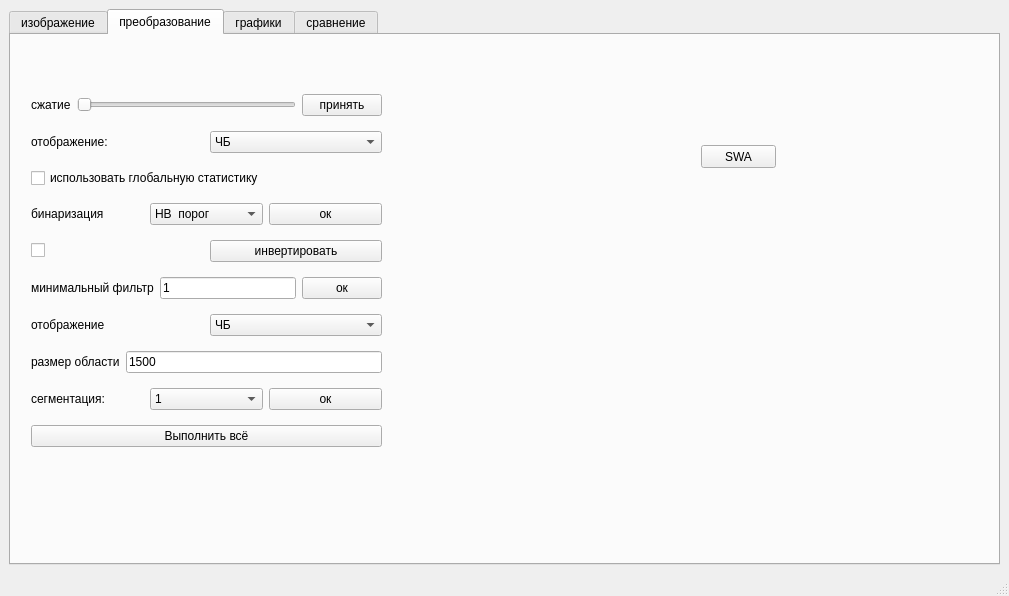
<?xml version="1.0" encoding="UTF-8"?>
<ui version="4.0">
 <class>MainWindow</class>
 <widget class="QMainWindow" name="MainWindow">
  <property name="geometry">
   <rect>
    <x>0</x>
    <y>0</y>
    <width>1009</width>
    <height>596</height>
   </rect>
  </property>
  <property name="windowTitle">
   <string>MainWindow</string>
  </property>
  <widget class="QWidget" name="centralwidget">
   <layout class="QGridLayout" name="gridLayout">
    <item row="0" column="0">
     <widget class="QTabWidget" name="tabWidget">
      <property name="currentIndex">
       <number>1</number>
      </property>
      <widget class="QWidget" name="tab">
       <attribute name="title">
        <string>изображение</string>
       </attribute>
       <layout class="QGridLayout" name="gridLayout_2">
        <item row="0" column="0">
         <layout class="QVBoxLayout" name="verticalLayout">
          <item>
           <layout class="QHBoxLayout" name="horizontalLayout">
            <item>
             <widget class="QSlider" name="Slider">
              <property name="minimum">
               <number>1</number>
              </property>
              <property name="maximum">
               <number>200</number>
              </property>
              <property name="value">
               <number>99</number>
              </property>
              <property name="orientation">
               <enum>Qt::Horizontal</enum>
              </property>
              <property name="tickPosition">
               <enum>QSlider::TicksAbove</enum>
              </property>
              <property name="tickInterval">
               <number>10</number>
              </property>
             </widget>
            </item>
            <item>
             <widget class="QLabel" name="scale">
              <property name="text">
               <string/>
              </property>
             </widget>
            </item>
            <item>
             <widget class="QPushButton" name="apply">
              <property name="text">
               <string>Применить</string>
              </property>
             </widget>
            </item>
            <item>
             <widget class="QCheckBox" name="checkBox">
              <property name="text">
               <string>выделение</string>
              </property>
             </widget>
            </item>
            <item>
             <widget class="QComboBox" name="comboBox"/>
            </item>
            <item>
             <widget class="QLabel" name="label_cnt">
              <property name="text">
               <string/>
              </property>
             </widget>
            </item>
            <item>
             <widget class="QPushButton" name="cancel">
              <property name="text">
               <string>отменить</string>
              </property>
             </widget>
            </item>
            <item>
             <widget class="QPushButton" name="open">
              <property name="text">
               <string>открыть</string>
              </property>
             </widget>
            </item>
            <item>
             <widget class="QPushButton" name="save">
              <property name="text">
               <string>сохранить</string>
              </property>
             </widget>
            </item>
           </layout>
          </item>
          <item>
           <widget class="QScrollArea" name="scrollArea">
            <property name="layoutDirection">
             <enum>Qt::LeftToRight</enum>
            </property>
            <property name="widgetResizable">
             <bool>true</bool>
            </property>
            <property name="alignment">
             <set>Qt::AlignCenter</set>
            </property>
            <widget class="QWidget" name="scrollAreaWidgetContents">
             <property name="geometry">
              <rect>
               <x>0</x>
               <y>0</y>
               <width>963</width>
               <height>423</height>
              </rect>
             </property>
             <property name="layoutDirection">
              <enum>Qt::LeftToRight</enum>
             </property>
             <layout class="QGridLayout" name="gridLayout_3">
              <item row="0" column="0">
               <widget class="my_label" name="label_main">
                <property name="sizePolicy">
                 <sizepolicy hsizetype="Maximum" vsizetype="Maximum">
                  <horstretch>0</horstretch>
                  <verstretch>0</verstretch>
                 </sizepolicy>
                </property>
                <property name="text">
                 <string/>
                </property>
               </widget>
              </item>
             </layout>
            </widget>
           </widget>
          </item>
          <item>
           <layout class="QHBoxLayout" name="horizontalLayout_2">
            <item>
             <widget class="QLabel" name="label_dir">
              <property name="text">
               <string/>
              </property>
             </widget>
            </item>
            <item>
             <widget class="QLabel" name="label_4">
              <property name="text">
               <string>Сегменты:</string>
              </property>
             </widget>
            </item>
            <item>
             <widget class="QLabel" name="label_5">
              <property name="text">
               <string/>
              </property>
             </widget>
            </item>
            <item>
             <widget class="QLabel" name="label_6">
              <property name="text">
               <string>Олени:</string>
              </property>
             </widget>
            </item>
            <item>
             <widget class="QLabel" name="label_7">
              <property name="text">
               <string/>
              </property>
             </widget>
            </item>
            <item>
             <spacer name="horizontalSpacer">
              <property name="orientation">
               <enum>Qt::Horizontal</enum>
              </property>
              <property name="sizeHint" stdset="0">
               <size>
                <width>40</width>
                <height>20</height>
               </size>
              </property>
             </spacer>
            </item>
            <item>
             <widget class="QPushButton" name="segmentation">
              <property name="text">
               <string>сегментация</string>
              </property>
             </widget>
            </item>
            <item>
             <widget class="QPushButton" name="binarization">
              <property name="text">
               <string>бинаризация</string>
              </property>
             </widget>
            </item>
            <item>
             <widget class="QPushButton" name="source">
              <property name="text">
               <string>исходное</string>
              </property>
             </widget>
            </item>
            <item>
             <widget class="QPushButton" name="manual">
              <property name="text">
               <string>справка</string>
              </property>
             </widget>
            </item>
           </layout>
          </item>
         </layout>
        </item>
       </layout>
      </widget>
      <widget class="QWidget" name="tab_3">
       <attribute name="title">
        <string>преобразование</string>
       </attribute>
       <widget class="QWidget" name="layoutWidget">
        <property name="geometry">
         <rect>
          <x>20</x>
          <y>50</y>
          <width>351</width>
          <height>381</height>
         </rect>
        </property>
        <layout class="QVBoxLayout" name="verticalLayout_2">
         <item>
          <layout class="QHBoxLayout" name="horizontalLayout_3">
           <item>
            <widget class="QLabel" name="label">
             <property name="text">
              <string>сжатие</string>
             </property>
            </widget>
           </item>
           <item>
            <widget class="QSlider" name="horizontalSlider">
             <property name="orientation">
              <enum>Qt::Horizontal</enum>
             </property>
             <property name="tickPosition">
              <enum>QSlider::NoTicks</enum>
             </property>
            </widget>
           </item>
           <item>
            <widget class="QPushButton" name="pushButton">
             <property name="text">
              <string>принять</string>
             </property>
            </widget>
           </item>
          </layout>
         </item>
         <item>
          <layout class="QHBoxLayout" name="horizontalLayout_4">
           <item>
            <widget class="QLabel" name="label_2">
             <property name="text">
              <string>отображение:</string>
             </property>
            </widget>
           </item>
           <item>
            <widget class="QComboBox" name="comboBox_2">
             <item>
              <property name="text">
               <string>ЧБ</string>
              </property>
             </item>
             <item>
              <property name="text">
               <string>поверх оригинала</string>
              </property>
             </item>
            </widget>
           </item>
          </layout>
         </item>
         <item>
          <widget class="QCheckBox" name="checkBox_2">
           <property name="text">
            <string>использовать глобальную статистику</string>
           </property>
          </widget>
         </item>
         <item>
          <layout class="QHBoxLayout" name="horizontalLayout_5">
           <item>
            <widget class="QLabel" name="label_3">
             <property name="text">
              <string>бинаризация</string>
             </property>
            </widget>
           </item>
           <item>
            <widget class="QComboBox" name="comboBox_3">
             <item>
              <property name="text">
               <string>HB  порог</string>
              </property>
             </item>
             <item>
              <property name="text">
               <string>К-средних</string>
              </property>
             </item>
            </widget>
           </item>
           <item>
            <widget class="QPushButton" name="pushButton_2">
             <property name="text">
              <string>ок</string>
             </property>
            </widget>
           </item>
          </layout>
         </item>
         <item>
          <layout class="QHBoxLayout" name="horizontalLayout_6">
           <item>
            <widget class="QCheckBox" name="checkBox_3">
             <property name="text">
              <string/>
             </property>
            </widget>
           </item>
           <item>
            <widget class="QPushButton" name="pushButton_3">
             <property name="text">
              <string>инвертировать</string>
             </property>
            </widget>
           </item>
          </layout>
         </item>
         <item>
          <layout class="QHBoxLayout" name="horizontalLayout_7">
           <item>
            <widget class="QLabel" name="label_8">
             <property name="text">
              <string>минимальный фильтр</string>
             </property>
            </widget>
           </item>
           <item>
            <widget class="QLineEdit" name="lineEdit">
             <property name="text">
              <string>1</string>
             </property>
            </widget>
           </item>
           <item>
            <widget class="QPushButton" name="pushButton_4">
             <property name="text">
              <string>ок</string>
             </property>
            </widget>
           </item>
          </layout>
         </item>
         <item>
          <layout class="QHBoxLayout" name="horizontalLayout_8">
           <item>
            <widget class="QLabel" name="label_9">
             <property name="text">
              <string>отображение</string>
             </property>
            </widget>
           </item>
           <item>
            <widget class="QComboBox" name="comboBox_4">
             <item>
              <property name="text">
               <string>ЧБ</string>
              </property>
             </item>
             <item>
              <property name="text">
               <string>поверх оригинала</string>
              </property>
             </item>
            </widget>
           </item>
          </layout>
         </item>
         <item>
          <layout class="QHBoxLayout" name="horizontalLayout_9">
           <item>
            <widget class="QLabel" name="label_10">
             <property name="text">
              <string>размер области</string>
             </property>
            </widget>
           </item>
           <item>
            <widget class="QLineEdit" name="lineEdit_2">
             <property name="text">
              <string>1500</string>
             </property>
            </widget>
           </item>
          </layout>
         </item>
         <item>
          <layout class="QHBoxLayout" name="horizontalLayout_10">
           <item>
            <widget class="QLabel" name="label_11">
             <property name="text">
              <string>сегментация:</string>
             </property>
            </widget>
           </item>
           <item>
            <widget class="QComboBox" name="comboBox_5">
             <item>
              <property name="text">
               <string>1</string>
              </property>
             </item>
            </widget>
           </item>
           <item>
            <widget class="QPushButton" name="pushButton_5">
             <property name="text">
              <string>ок</string>
             </property>
            </widget>
           </item>
          </layout>
         </item>
         <item>
          <widget class="QPushButton" name="pushButton_6">
           <property name="text">
            <string>Выполнить всё</string>
           </property>
          </widget>
         </item>
        </layout>
       </widget>
       <widget class="QPushButton" name="pushButton_7">
        <property name="geometry">
         <rect>
          <x>690</x>
          <y>110</y>
          <width>75</width>
          <height>23</height>
         </rect>
        </property>
        <property name="text">
         <string>SWA</string>
        </property>
       </widget>
      </widget>
      <widget class="QWidget" name="tab_4">
       <attribute name="title">
        <string>графики</string>
       </attribute>
       <layout class="QGridLayout" name="gridLayout_4">
        <item row="0" column="0">
         <widget class="QCustomPlot" name="customPlot" native="true"/>
        </item>
       </layout>
      </widget>
      <widget class="QWidget" name="tab_2">
       <attribute name="title">
        <string>cравнение</string>
       </attribute>
       <widget class="QPushButton" name="pushButton_12">
        <property name="geometry">
         <rect>
          <x>20</x>
          <y>10</y>
          <width>85</width>
          <height>23</height>
         </rect>
        </property>
        <property name="text">
         <string>Выбрать папку</string>
        </property>
       </widget>
       <widget class="QWidget" name="layoutWidget_5">
        <property name="geometry">
         <rect>
          <x>320</x>
          <y>100</y>
          <width>291</width>
          <height>271</height>
         </rect>
        </property>
        <layout class="QVBoxLayout" name="verticalLayout_3">
         <item>
          <widget class="QLabel" name="label_20">
           <property name="text">
            <string>Сжатие</string>
           </property>
          </widget>
         </item>
         <item>
          <layout class="QHBoxLayout" name="horizontalLayout_17">
           <item>
            <widget class="QSlider" name="Slider2_3">
             <property name="tabletTracking">
              <bool>false</bool>
             </property>
             <property name="minimum">
              <number>1</number>
             </property>
             <property name="maximum">
              <number>100</number>
             </property>
             <property name="pageStep">
              <number>1</number>
             </property>
             <property name="value">
              <number>100</number>
             </property>
             <property name="orientation">
              <enum>Qt::Horizontal</enum>
             </property>
             <property name="tickPosition">
              <enum>QSlider::TicksAbove</enum>
             </property>
             <property name="tickInterval">
              <number>5</number>
             </property>
            </widget>
           </item>
           <item>
            <widget class="QLabel" name="label_24">
             <property name="text">
              <string>1</string>
             </property>
            </widget>
           </item>
          </layout>
         </item>
         <item>
          <layout class="QHBoxLayout" name="horizontalLayout_18">
           <item>
            <widget class="QLabel" name="label_25">
             <property name="text">
              <string>бинаризация</string>
             </property>
            </widget>
           </item>
           <item>
            <widget class="QComboBox" name="comboBox_8">
             <item>
              <property name="text">
               <string>HB порог</string>
              </property>
             </item>
             <item>
              <property name="text">
               <string>К-средних</string>
              </property>
             </item>
            </widget>
           </item>
          </layout>
         </item>
         <item>
          <layout class="QHBoxLayout" name="horizontalLayout_19">
           <item>
            <widget class="QLabel" name="label_26">
             <property name="text">
              <string>отображение бинаризации:</string>
             </property>
            </widget>
           </item>
           <item>
            <widget class="QComboBox" name="comboBox_10">
             <item>
              <property name="text">
               <string>ЧБ</string>
              </property>
             </item>
             <item>
              <property name="text">
               <string>Поверх оригинала</string>
              </property>
             </item>
            </widget>
           </item>
          </layout>
         </item>
         <item>
          <widget class="QCheckBox" name="checkBox_13">
           <property name="text">
            <string>инвертировать</string>
           </property>
          </widget>
         </item>
         <item>
          <layout class="QHBoxLayout" name="horizontalLayout_20">
           <item>
            <widget class="QLabel" name="label_27">
             <property name="text">
              <string>Мин размер области</string>
             </property>
            </widget>
           </item>
           <item>
            <widget class="QLineEdit" name="line2_3">
             <property name="text">
              <string>1500</string>
             </property>
            </widget>
           </item>
          </layout>
         </item>
         <item>
          <layout class="QHBoxLayout" name="horizontalLayout_21">
           <item>
            <widget class="QLabel" name="label_28">
             <property name="text">
              <string>отображение сегментации:</string>
             </property>
            </widget>
           </item>
           <item>
            <widget class="QComboBox" name="comboBox_11">
             <item>
              <property name="text">
               <string>ЧБ</string>
              </property>
             </item>
             <item>
              <property name="text">
               <string>Поверх оригинала</string>
              </property>
             </item>
            </widget>
           </item>
          </layout>
         </item>
         <item>
          <layout class="QHBoxLayout" name="horizontalLayout_22">
           <item>
            <widget class="QLabel" name="label_29">
             <property name="text">
              <string>минимальный фильтр</string>
             </property>
            </widget>
           </item>
           <item>
            <widget class="QLineEdit" name="line3_3">
             <property name="text">
              <string>0</string>
             </property>
            </widget>
           </item>
          </layout>
         </item>
         <item>
          <widget class="QCheckBox" name="checkBox_5">
           <property name="text">
            <string/>
           </property>
          </widget>
         </item>
         <item>
          <widget class="QCheckBox" name="checkBox_6">
           <property name="text">
            <string>Использовать глобальную статистику</string>
           </property>
          </widget>
         </item>
        </layout>
       </widget>
       <widget class="QWidget" name="layoutWidget_9">
        <property name="geometry">
         <rect>
          <x>630</x>
          <y>100</y>
          <width>291</width>
          <height>271</height>
         </rect>
        </property>
        <layout class="QVBoxLayout" name="verticalLayout_4">
         <item>
          <widget class="QLabel" name="label_30">
           <property name="text">
            <string>Сжатие</string>
           </property>
          </widget>
         </item>
         <item>
          <layout class="QHBoxLayout" name="horizontalLayout_23">
           <item>
            <widget class="QSlider" name="Slider2_4">
             <property name="tabletTracking">
              <bool>false</bool>
             </property>
             <property name="minimum">
              <number>1</number>
             </property>
             <property name="maximum">
              <number>100</number>
             </property>
             <property name="pageStep">
              <number>1</number>
             </property>
             <property name="value">
              <number>100</number>
             </property>
             <property name="orientation">
              <enum>Qt::Horizontal</enum>
             </property>
             <property name="tickPosition">
              <enum>QSlider::TicksAbove</enum>
             </property>
             <property name="tickInterval">
              <number>5</number>
             </property>
            </widget>
           </item>
           <item>
            <widget class="QLabel" name="label_31">
             <property name="lineWidth">
              <number>1</number>
             </property>
             <property name="text">
              <string>1</string>
             </property>
             <property name="textFormat">
              <enum>Qt::AutoText</enum>
             </property>
            </widget>
           </item>
          </layout>
         </item>
         <item>
          <layout class="QHBoxLayout" name="horizontalLayout_24">
           <item>
            <widget class="QLabel" name="label_32">
             <property name="text">
              <string>бинаризация</string>
             </property>
            </widget>
           </item>
           <item>
            <widget class="QComboBox" name="comboBox_12">
             <item>
              <property name="text">
               <string>HB порог</string>
              </property>
             </item>
             <item>
              <property name="text">
               <string>К-средних</string>
              </property>
             </item>
            </widget>
           </item>
          </layout>
         </item>
         <item>
          <layout class="QHBoxLayout" name="horizontalLayout_25">
           <item>
            <widget class="QLabel" name="label_33">
             <property name="text">
              <string>отображение бинаризации:</string>
             </property>
            </widget>
           </item>
           <item>
            <widget class="QComboBox" name="comboBox_13">
             <item>
              <property name="text">
               <string>ЧБ</string>
              </property>
             </item>
             <item>
              <property name="text">
               <string>Поверх оригинала</string>
              </property>
             </item>
            </widget>
           </item>
          </layout>
         </item>
         <item>
          <widget class="QCheckBox" name="checkBox_14">
           <property name="text">
            <string>инвертировать</string>
           </property>
          </widget>
         </item>
         <item>
          <layout class="QHBoxLayout" name="horizontalLayout_26">
           <item>
            <widget class="QLabel" name="label_34">
             <property name="text">
              <string>Мин размер области</string>
             </property>
            </widget>
           </item>
           <item>
            <widget class="QLineEdit" name="line2_4">
             <property name="text">
              <string>1500</string>
             </property>
            </widget>
           </item>
          </layout>
         </item>
         <item>
          <layout class="QHBoxLayout" name="horizontalLayout_27">
           <item>
            <widget class="QLabel" name="label_35">
             <property name="text">
              <string>отображение сегментации:</string>
             </property>
            </widget>
           </item>
           <item>
            <widget class="QComboBox" name="comboBox_14">
             <item>
              <property name="text">
               <string>ЧБ</string>
              </property>
             </item>
             <item>
              <property name="text">
               <string>Поверх оригинала</string>
              </property>
             </item>
            </widget>
           </item>
          </layout>
         </item>
         <item>
          <layout class="QHBoxLayout" name="horizontalLayout_28">
           <item>
            <widget class="QLabel" name="label_36">
             <property name="text">
              <string>минимальный фильтр</string>
             </property>
            </widget>
           </item>
           <item>
            <widget class="QLineEdit" name="line3_4">
             <property name="text">
              <string>0</string>
             </property>
            </widget>
           </item>
          </layout>
         </item>
         <item>
          <widget class="QCheckBox" name="checkBox_7">
           <property name="text">
            <string/>
           </property>
          </widget>
         </item>
         <item>
          <widget class="QCheckBox" name="checkBox_8">
           <property name="text">
            <string>Использовать глобальную статистику</string>
           </property>
          </widget>
         </item>
        </layout>
       </widget>
       <widget class="QCheckBox" name="checkBox_10">
        <property name="geometry">
         <rect>
          <x>450</x>
          <y>70</y>
          <width>70</width>
          <height>17</height>
         </rect>
        </property>
        <property name="text">
         <string/>
        </property>
        <property name="checked">
         <bool>true</bool>
        </property>
       </widget>
       <widget class="QCheckBox" name="checkBox_11">
        <property name="geometry">
         <rect>
          <x>740</x>
          <y>70</y>
          <width>70</width>
          <height>17</height>
         </rect>
        </property>
        <property name="text">
         <string/>
        </property>
        <property name="checked">
         <bool>true</bool>
        </property>
       </widget>
       <widget class="QCheckBox" name="checkBox_12">
        <property name="geometry">
         <rect>
          <x>10</x>
          <y>50</y>
          <width>201</width>
          <height>17</height>
         </rect>
        </property>
        <property name="text">
         <string>Автоинвертирование</string>
        </property>
       </widget>
       <widget class="QLabel" name="label_15">
        <property name="geometry">
         <rect>
          <x>110</x>
          <y>10</y>
          <width>251</width>
          <height>20</height>
         </rect>
        </property>
        <property name="text">
         <string/>
        </property>
       </widget>
       <widget class="QPushButton" name="pushButton_14">
        <property name="geometry">
         <rect>
          <x>540</x>
          <y>10</y>
          <width>81</width>
          <height>23</height>
         </rect>
        </property>
        <property name="text">
         <string>Выбрать файл</string>
        </property>
       </widget>
       <widget class="QLabel" name="label_37">
        <property name="geometry">
         <rect>
          <x>630</x>
          <y>10</y>
          <width>301</width>
          <height>16</height>
         </rect>
        </property>
        <property name="text">
         <string/>
        </property>
       </widget>
       <widget class="QWidget" name="layoutWidget">
        <property name="geometry">
         <rect>
          <x>10</x>
          <y>100</y>
          <width>291</width>
          <height>271</height>
         </rect>
        </property>
        <layout class="QVBoxLayout" name="verticalLayout_2">
         <item>
          <widget class="QLabel" name="label_17">
           <property name="text">
            <string>Сжатие</string>
           </property>
          </widget>
         </item>
         <item>
          <layout class="QHBoxLayout" name="horizontalLayout_13">
           <item>
            <widget class="QSlider" name="Slider2_2">
             <property name="tabletTracking">
              <bool>false</bool>
             </property>
             <property name="minimum">
              <number>1</number>
             </property>
             <property name="maximum">
              <number>100</number>
             </property>
             <property name="pageStep">
              <number>1</number>
             </property>
             <property name="value">
              <number>100</number>
             </property>
             <property name="orientation">
              <enum>Qt::Horizontal</enum>
             </property>
             <property name="tickPosition">
              <enum>QSlider::TicksAbove</enum>
             </property>
             <property name="tickInterval">
              <number>5</number>
             </property>
            </widget>
           </item>
           <item>
            <widget class="QLabel" name="label_16">
             <property name="text">
              <string>1</string>
             </property>
            </widget>
           </item>
          </layout>
         </item>
         <item>
          <layout class="QHBoxLayout" name="horizontalLayout_12">
           <item>
            <widget class="QLabel" name="label_19">
             <property name="text">
              <string>бинаризация</string>
             </property>
            </widget>
           </item>
           <item>
            <widget class="QComboBox" name="comboBox_7">
             <item>
              <property name="text">
               <string>HB порог</string>
              </property>
             </item>
             <item>
              <property name="text">
               <string>К-средних</string>
              </property>
             </item>
            </widget>
           </item>
          </layout>
         </item>
         <item>
          <layout class="QHBoxLayout" name="horizontalLayout_11">
           <item>
            <widget class="QLabel" name="label_18">
             <property name="text">
              <string>отображение бинаризации:</string>
             </property>
            </widget>
           </item>
           <item>
            <widget class="QComboBox" name="comboBox_6">
             <item>
              <property name="text">
               <string>ЧБ</string>
              </property>
             </item>
             <item>
              <property name="text">
               <string>Поверх оригинала</string>
              </property>
             </item>
            </widget>
           </item>
          </layout>
         </item>
         <item>
          <widget class="QCheckBox" name="checkBox_9">
           <property name="text">
            <string>инвертировать</string>
           </property>
          </widget>
         </item>
         <item>
          <layout class="QHBoxLayout" name="horizontalLayout_16">
           <item>
            <widget class="QLabel" name="label_23">
             <property name="text">
              <string>Мин размер области</string>
             </property>
            </widget>
           </item>
           <item>
            <widget class="QLineEdit" name="line2_2">
             <property name="text">
              <string>1500</string>
             </property>
            </widget>
           </item>
          </layout>
         </item>
         <item>
          <layout class="QHBoxLayout" name="horizontalLayout_14">
           <item>
            <widget class="QLabel" name="label_21">
             <property name="text">
              <string>отображение сегментации:</string>
             </property>
            </widget>
           </item>
           <item>
            <widget class="QComboBox" name="comboBox_9">
             <item>
              <property name="text">
               <string>ЧБ</string>
              </property>
             </item>
             <item>
              <property name="text">
               <string>Поверх оригинала</string>
              </property>
             </item>
            </widget>
           </item>
          </layout>
         </item>
         <item>
          <layout class="QHBoxLayout" name="horizontalLayout_15">
           <item>
            <widget class="QLabel" name="label_22">
             <property name="text">
              <string>минимальный фильтр</string>
             </property>
            </widget>
           </item>
           <item>
            <widget class="QLineEdit" name="line3_2">
             <property name="text">
              <string>0</string>
             </property>
            </widget>
           </item>
          </layout>
         </item>
         <item>
          <widget class="QCheckBox" name="checkBox_3">
           <property name="text">
            <string/>
           </property>
          </widget>
         </item>
         <item>
          <widget class="QCheckBox" name="checkBox_4">
           <property name="text">
            <string>Использовать глобальную статистику</string>
           </property>
          </widget>
         </item>
        </layout>
       </widget>
       <widget class="QWidget" name="layoutWidget">
        <property name="geometry">
         <rect>
          <x>110</x>
          <y>400</y>
          <width>431</width>
          <height>25</height>
         </rect>
        </property>
        <layout class="QHBoxLayout" name="horizontalLayout_29">
         <item>
          <widget class="QPushButton" name="pushButton_13">
           <property name="text">
            <string>Начать</string>
           </property>
          </widget>
         </item>
         <item>
          <widget class="QProgressBar" name="progressBar">
           <property name="value">
            <number>0</number>
           </property>
          </widget>
         </item>
         <item>
          <widget class="QLabel" name="label_38">
           <property name="text">
            <string/>
           </property>
          </widget>
         </item>
        </layout>
       </widget>
      </widget>
     </widget>
    </item>
   </layout>
  </widget>
  <widget class="QMenuBar" name="menubar">
   <property name="geometry">
    <rect>
     <x>0</x>
     <y>0</y>
     <width>1009</width>
     <height>21</height>
    </rect>
   </property>
  </widget>
  <widget class="QStatusBar" name="statusbar"/>
 </widget>
 <customwidgets>
  <customwidget>
   <class>my_label</class>
   <extends>QLabel</extends>
   <header location="global">my_label.h</header>
  </customwidget>
  <customwidget>
   <class>QCustomPlot</class>
   <extends>QWidget</extends>
   <header>qcustomplot.h</header>
   <container>1</container>
  </customwidget>
 </customwidgets>
 <resources/>
 <connections/>
</ui>
